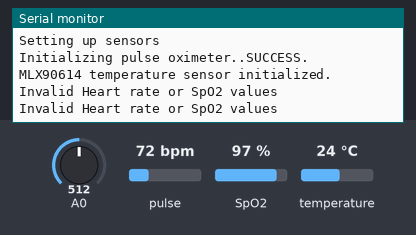
Simulated run of this sketch. Board: Arduino MKR. Shown: the last lines printed to the serial monitor. The inputs (shaded band) are chosen by the test bench; at power-on: pulse 72 bpm, SpO2 97 %, temperature 24 °C, A0 = 512. WiFi joins after 1.5 s; servers stay silent unless stated.

Above: at 2.8 s.
2.9 s: pulse set to 42 bpm
At 5.9 s:
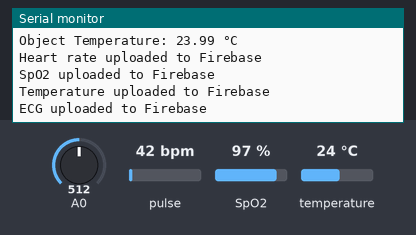
6.1 s: SpO2 set to 80 %
At 6.34 s:
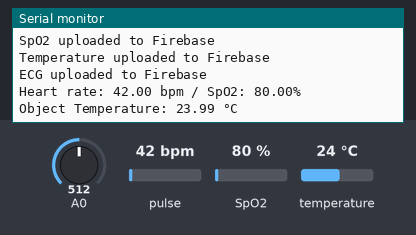
7.6 s: temperature set to 12 °C
At 8.1 s:
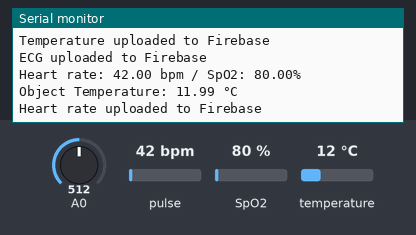

Measured:
- after the input at 2.9 s, the serial monitor: prints a new line after 1.7 s (image 1)
- after the input at 6.1 s, the serial monitor: prints a new line after 0.11 s (image 2)
- after the input at 7.6 s, the serial monitor: prints a new line after 0.22 s (image 3)

The sketch:

FirebaseRealTimeandExcelsheet.ino
```cpp
#include <WiFiNINA.h>
#include <Wire.h>
#include "MAX30100_PulseOximeter.h"
#include <Adafruit_MLX90614.h>
#include "Firebase_Arduino_WiFiNINA.h"

// Replace with your Firebase project credentials
#define DATABASE_URL "https://health-care-monitoring-s-5e9d4-default-rtdb.firebaseio.com/"
#define DATABASE_SECRET "DC1ANEAlQ5jTqdx3HHlHI4yl59qIC4kSMHtOO061"

// Firebase data object
FirebaseData fbdo;

#define REPORTING_PERIOD_MS 1000  // Data reporting interval

Adafruit_MLX90614 mlx = Adafruit_MLX90614();  // Temperature sensor
PulseOximeter pox;  // Pulse oximeter sensor
uint32_t tsLastReport = 0;

// Wi-Fi credentials
const char* ssid = "NotUrs";         // Your Wi-Fi SSID
const char* password = "keerthivv";  // Your Wi-Fi password

String path = "/Patient Data";  // Firebase path to store data

void setup() {
  // Start serial communication
  Serial.begin(9600);

  // Connect to Wi-Fi
  Serial.print("Connecting to Wi-Fi");
  int status = WL_IDLE_STATUS;
  while (status != WL_CONNECTED) {
    status = WiFi.begin(ssid, password);
    Serial.print(".");
    delay(100);
  }
  Serial.println();
  Serial.print("Connected with IP: ");
  Serial.println(WiFi.localIP());

  // Initialize Firebase
  Firebase.begin(DATABASE_URL, DATABASE_SECRET, ssid, password);
  Firebase.reconnectWiFi(true);

  Serial.println("Setting up sensors");

  // Initialize Pulse Oximeter
  Serial.print("Initializing pulse oximeter..");
  if (!pox.begin()) {
    Serial.println("FAILED to initialize pulse oximeter.");
    while (1);  // Halt execution if sensor fails
  } else {
    Serial.println("SUCCESS.");
  }
  pox.setIRLedCurrent(MAX30100_LED_CURR_7_6MA);  // Set LED current for pulse oximeter

  // Initialize MLX90614 temperature sensor
  Wire.begin();
  if (!mlx.begin()) {
    Serial.println("MLX90614 temperature sensor initialization failed!");
    while (1);  // Halt execution if sensor fails
  } else {
    Serial.println("MLX90614 temperature sensor initialized.");
  }
}

void loop() {
  // Update pulse oximeter data
  pox.update();

  // Report data every REPORTING_PERIOD_MS milliseconds
  if (millis() - tsLastReport > REPORTING_PERIOD_MS) {
    float heartRate = pox.getHeartRate();
    float SpO2Value = pox.getSpO2();
    float ecg = analogRead(A0);  // Read ECG value from analog pin A0

    if (heartRate > 0 && SpO2Value > 0) {
      Serial.print("Heart rate: ");
      Serial.print(heartRate);
      Serial.print(" bpm / SpO2: ");
      Serial.print(SpO2Value);
      Serial.println("%");

      // Measure temperature using MLX90614
      float temperature = mlx.readAmbientTempC();
      Serial.print("Object Temperature: ");
      Serial.print(temperature);
      Serial.println(" °C");

      // Upload data to Firebase
      uploadToFirebase(heartRate, SpO2Value, temperature, ecg);
    } else {
      Serial.println("Invalid Heart rate or SpO2 values");
    }

    tsLastReport = millis();  // Reset the reporting timer
  }
}

// Function to upload sensor data to Firebase
void uploadToFirebase(float heartRate, float SpO2Value, float temperature, float ecg) {
  // Upload Heart rate
  if (Firebase.setFloat(fbdo, path + "/Heart", heartRate)) {
    Serial.println("Heart rate uploaded to Firebase");
  } else {
    Serial.println("Error uploading Heart rate: " + fbdo.errorReason());
  }

  // Upload SpO2
  if (Firebase.setFloat(fbdo, path + "/Spo2", SpO2Value)) {
    Serial.println("SpO2 uploaded to Firebase");
  } else {
    Serial.println("Error uploading SpO2: " + fbdo.errorReason());
  }

  // Upload temperature
  if (Firebase.setFloat(fbdo, path + "/Temp", temperature)) {
    Serial.println("Temperature uploaded to Firebase");
  } else {
    Serial.println("Error uploading temperature: " + fbdo.errorReason());
  }

  // Upload ECG data
  if (Firebase.setFloat(fbdo, path + "/ECG", ecg)) {
    Serial.println("ECG uploaded to Firebase");
  } else {
    Serial.println("Error uploading ECG: " + fbdo.errorReason());
  }
}
```
